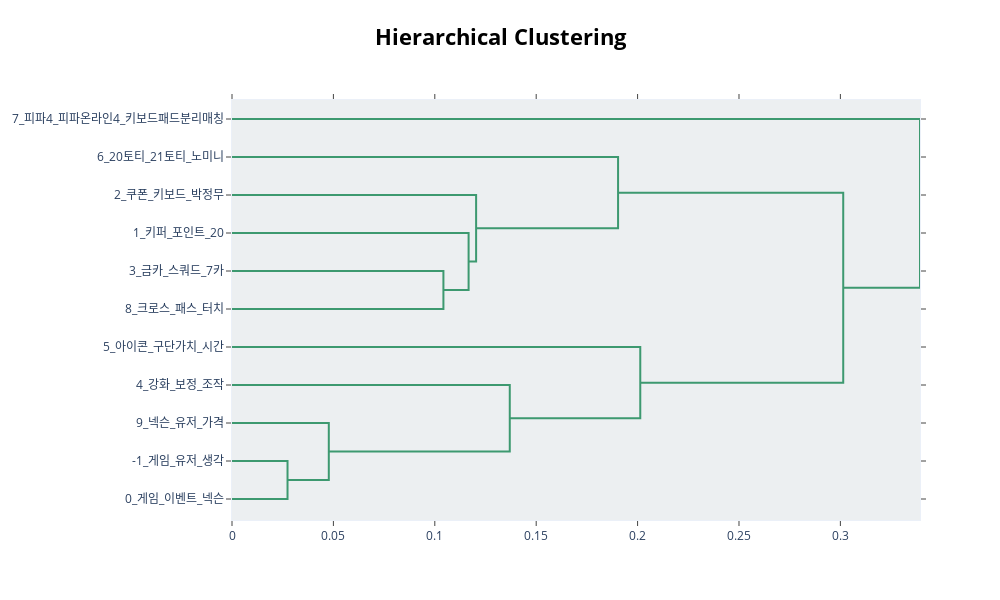

The notebook cell this image was saved under:
### Code cell
model.visualize_hierarchy()

### Figure 1 — Plotly figure (JSON) as saved in the notebook; plotly's stock layout.template omitted (floating-point values rounded to 4 significant figures)
{"data": [{"hoverinfo": "text", "marker": {"color": "rgb(61,153,112)"}, "mode": "lines", "type": "scatter", "x": [0, 0.1043, 0.1043, 0], "xaxis": "x", "y": [-45, -45, -55, -55], "yaxis": "y"}, {"hoverinfo": "text", "marker": {"color": "rgb(61,153,112)"}, "mode": "lines", "type": "scatter", "x": [0, 0.1167, 0.1167, 0.1043], "xaxis": "x", "y": [-35, -35, -50, -50], "yaxis": "y"}, {"hoverinfo": "text", "marker": {"color": "rgb(61,153,112)"}, "mode": "lines", "type": "scatter", "x": [0, 0.1204, 0.1204, 0.1167], "xaxis": "x", "y": [-25, -25, -42.5, -42.5], "yaxis": "y"}, {"hoverinfo": "text", "marker": {"color": "rgb(61,153,112)"}, "mode": "lines", "type": "scatter", "x": [0, 0.1904, 0.1904, 0.1204], "xaxis": "x", "y": [-15, -15, -33.75, -33.75], "yaxis": "y"}, {"hoverinfo": "text", "marker": {"color": "rgb(61,153,112)"}, "mode": "lines", "type": "scatter", "x": [0, 0.02738, 0.02738, 0], "xaxis": "x", "y": [-95, -95, -105, -105], "yaxis": "y"}, {"hoverinfo": "text", "marker": {"color": "rgb(61,153,112)"}, "mode": "lines", "type": "scatter", "x": [0, 0.04773, 0.04773, 0.02738], "xaxis": "x", "y": [-85, -85, -100, -100], "yaxis": "y"}, {"hoverinfo": "text", "marker": {"color": "rgb(61,153,112)"}, "mode": "lines", "type": "scatter", "x": [0, 0.137, 0.137, 0.04773], "xaxis": "x", "y": [-75, -75, -92.5, -92.5], "yaxis": "y"}, {"hoverinfo": "text", "marker": {"color": "rgb(61,153,112)"}, "mode": "lines", "type": "scatter", "x": [0, 0.2013, 0.2013, 0.137], "xaxis": "x", "y": [-65, -65, -83.75, -83.75], "yaxis": "y"}, {"hoverinfo": "text", "marker": {"color": "rgb(61,153,112)"}, "mode": "lines", "type": "scatter", "x": [0.1904, 0.3014, 0.3014, 0.2013], "xaxis": "x", "y": [-24.38, -24.38, -74.38, -74.38], "yaxis": "y"}, {"hoverinfo": "text", "marker": {"color": "rgb(61,153,112)"}, "mode": "lines", "type": "scatter", "x": [0, 0.3393, 0.3393, 0.3014], "xaxis": "x", "y": [-5, -5, -49.38, -49.38], "yaxis": "y"}], "layout": {"autosize": false, "height": 600, "hoverlabel": {"bgcolor": "white", "font": {"family": "Rockwell", "size": 16}}, "hovermode": "closest", "plot_bgcolor": "#ECEFF1", "showlegend": false, "title": {"font": {"color": "Black", "size": 22}, "text": "<b>Hierarchical Clustering", "x": 0.5, "xanchor": "center", "y": 0.95, "yanchor": "top"}, "width": 1000, "xaxis": {"mirror": "allticks", "rangemode": "tozero", "showgrid": false, "showline": true, "showticklabels": true, "ticks": "outside", "type": "linear", "zeroline": false}, "yaxis": {"mirror": "allticks", "rangemode": "tozero", "showgrid": false, "showline": true, "showticklabels": true, "tickmode": "array", "ticks": "outside", "ticktext": ["7_피파4_피파온라인4_키보드패드분리매칭", "6_20토티_21토티_노미니", "2_쿠폰_키보드_박정무", "1_키퍼_포인트_20", "3_금카_스쿼드_7카", "8_크로스_패스_터치", "5_아이콘_구단가치_시간", "4_강화_보정_조작", "9_넥슨_유저_가격", "-1_게임_유저_생각", "0_게임_이벤트_넥슨"], "tickvals": [-5, -15, -25, -35, -45, -55, -65, -75, -85, -95, -105], "type": "linear", "zeroline": false}}}
